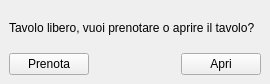
<?xml version="1.0" encoding="UTF-8"?>
<ui version="4.0">
 <class>MainWindow</class>
 <widget class="QMainWindow" name="MainWindow">
  <property name="geometry">
   <rect>
    <x>0</x>
    <y>0</y>
    <width>270</width>
    <height>84</height>
   </rect>
  </property>
  <property name="windowTitle">
   <string>MainWindow</string>
  </property>
  <widget class="QWidget" name="centralwidget">
   <layout class="QVBoxLayout" name="verticalLayout">
    <item>
     <widget class="QLabel" name="label">
      <property name="text">
       <string>Tavolo libero, vuoi prenotare o aprire il tavolo?</string>
      </property>
     </widget>
    </item>
    <item>
     <layout class="QHBoxLayout" name="horizontalLayout">
      <item>
       <widget class="QPushButton" name="button_prenota">
        <property name="text">
         <string>Prenota</string>
        </property>
       </widget>
      </item>
      <item>
       <spacer name="horizontalSpacer">
        <property name="orientation">
         <enum>Qt::Horizontal</enum>
        </property>
        <property name="sizeHint" stdset="0">
         <size>
          <width>40</width>
          <height>20</height>
         </size>
        </property>
       </spacer>
      </item>
      <item>
       <widget class="QPushButton" name="button_apri">
        <property name="text">
         <string>Apri</string>
        </property>
       </widget>
      </item>
     </layout>
    </item>
   </layout>
  </widget>
 </widget>
 <resources/>
 <connections/>
</ui>
